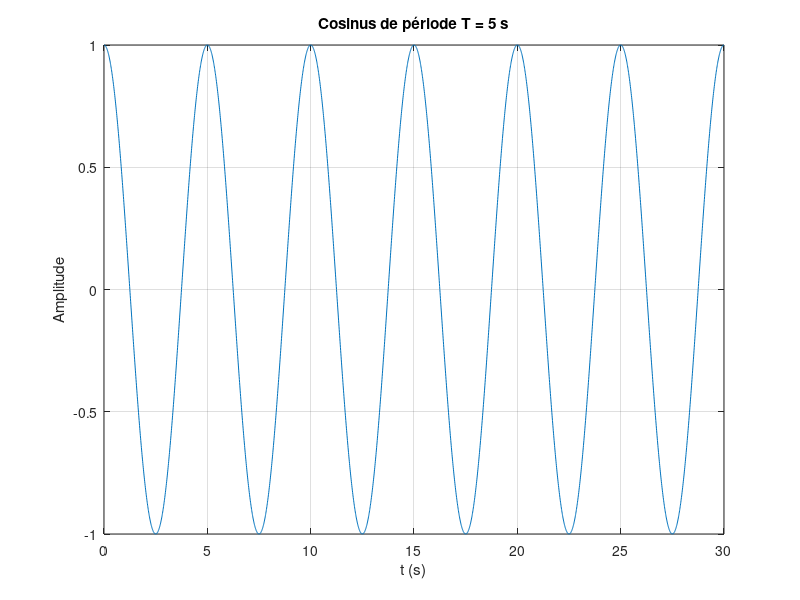
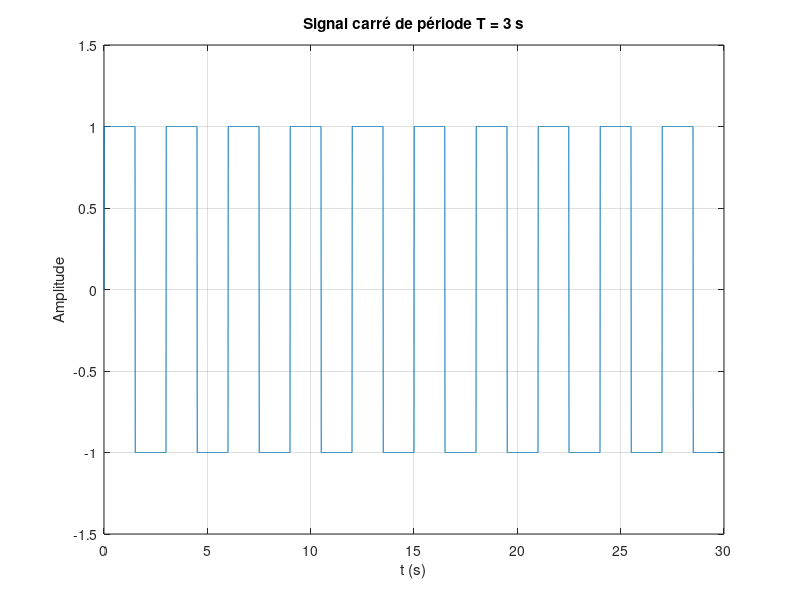
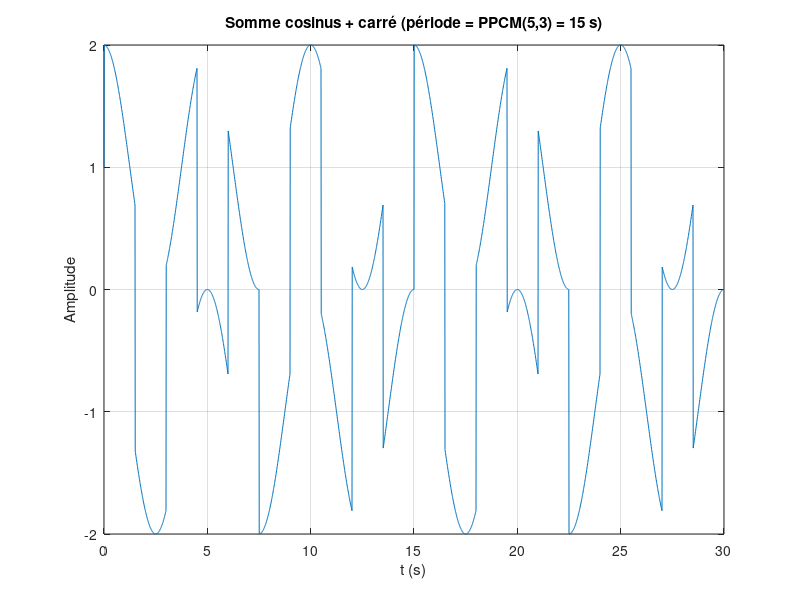

Write the MATLAB code that produced these figures, in order. (Note: this script raises an error after producing the figures.)
%% TP1 : Signaux discrets
% Chaque section (%%) peut être exécutée seule avec Ctrl+Entrée dans MATLAB.
clear; close all; clc;

%% 1.1 Opérations sur les signaux discrets
t  = 0:0.01:30;                 % axe des temps : de 0 à 30 s, pas de 0.01 s (3001 points)

% Q1 - cosinus de période 5  ->  f = 1/5 Hz
x_cos = cos(2*pi*t/5);
figure('Name','1.1 - Q1');
plot(t, x_cos); xlabel('t (s)'); ylabel('Amplitude');
title('Cosinus de période T = 5 s'); grid on;

% Q2 - signal carré de période 3 : le signe d'un sinus de période 3
x_car = sign(sin(2*pi*t/3));    % sign() renvoie +1, -1 (ou 0 quand sin = 0)
figure('Name','1.1 - Q2');
plot(t, x_car); xlabel('t (s)'); ylabel('Amplitude');
title('Signal carré de période T = 3 s'); grid on;
axis([0 30 -1.5 1.5]);          % [xmin xmax ymin ymax]

% Q3 - somme : période = PPCM(5,3) = 15 s
x_som = x_cos + x_car;
T_som = lcm(5,3)                % pas de ';' -> MATLAB affiche 15
figure('Name','1.1 - Q3');
plot(t, x_som); xlabel('t (s)'); ylabel('Amplitude');
title(sprintf('Somme cosinus + carré (période = PPCM(5,3) = %d s)', T_som)); grid on;
xline(0:T_som:30, 'r--');       % repères verticaux toutes les 15 s pour vérifier la période

% Q4 - les trois courbes dans la même fenêtre
figure('Name','1.1 - Q4');
subplot(3,1,1); plot(t, x_cos); title('Cosinus, T = 5 s');  xlabel('t (s)'); grid on;
subplot(3,1,2); plot(t, x_car); title('Carré, T = 3 s');    xlabel('t (s)'); grid on;
axis([0 30 -1.5 1.5]);
subplot(3,1,3); plot(t, x_som); title('Somme, T = 15 s');   xlabel('t (s)'); grid on;

%% 1.2 Échantillonnage
f0   = 1e3;                     % T0 = 1 ms  ->  f0 = 1 kHz
tmax = 20e-3;                   % durée 20 ms
dt   = 20e-6;                   % pas de 20 µs : assez fin pour simuler le signal "continu"
tc   = 0:dt:tmax;
xc   = sin(2*pi*f0*tc);

fe_list = [4e3 2e3 1.1e3 0.9e3];

% Q1 + Q2 : signal "continu" puis signaux échantillonnés
figure('Name','1.2 - Signaux');
subplot(5,1,1); plot(tc*1e3, xc);
title('x(t) : sinus 1 kHz ("continu", pas 20 µs)'); xlabel('t (ms)'); grid on;
for k = 1:4
    fe = fe_list(k);
    n  = 0:1/fe:tmax;           % instants d'échantillonnage nTe
    xn = sin(2*pi*f0*n);        % x[n] = x(nTe)
    subplot(5,1,k+1);
    plot(tc*1e3, xc, 'Color', [0.8 0.8 0.8]); hold on;   % signal original en gris
    stem(n*1e3, xn, 'filled'); hold off;                  % échantillons
    title(sprintf('x[n], fe = %.1f kHz', fe/1e3)); xlabel('t (ms)'); grid on;
end

% Q3 : spectres avec freqz
% freqz(x, 1, Nfft, fe) traite x comme les coefficients d'un filtre RIF :
% |H(f)| est donc la transformée de Fourier de la séquence x[n].
figure('Name','1.2 - Spectres');
[H, f] = freqz(xc, 1, 4096, 1/dt);
subplot(5,1,1); plot(f, abs(H)); xlim([0 5e3]);
title('Spectre de x(t)'); xlabel('f (Hz)'); grid on;
for k = 1:4
    fe = fe_list(k);
    n  = 0:1/fe:tmax;
    xn = sin(2*pi*f0*n);
    [H, f] = freqz(xn, 1, 4096, fe);              % axe de 0 à fe/2
    subplot(5,1,k+1); plot(f, abs(H));
    title(sprintf('Spectre de x[n], fe = %.1f kHz', fe/1e3)); xlabel('f (Hz)'); grid on;
end
% Q4 (conclusion) :
%  - 4 kHz   : fe > 2 f0 -> pic à 1 kHz, signal correctement représenté.
%  - 2 kHz   : fe = 2 f0 exactement -> les échantillons tombent sur les zéros du sinus :
%              x[n] = sin(pi n) = 0. Le signal disparaît (cas limite de Shannon).
%  - 1.1 kHz : fe < 2 f0 -> repliement spectral : pic à |f0 - fe| = 100 Hz.
%  - 0.9 kHz : fe < 2 f0 -> repliement : pic à |f0 - fe| = 100 Hz aussi (sinus inversé).

%% 1.3 Quantification
f0 = 1e3; tmax = 20e-3; dt = 20e-6;
tc = 0:dt:tmax;
xc = sin(2*pi*f0*tc);           % Q1

fc = 2*f0                       % Q2 : fréquence de Nyquist = 2 fmax = 2 kHz
fe = 2*fc;                      % Q3 : fe = 2 fc = 4 kHz
n  = 0:1/fe:tmax;
xn = sin(2*pi*f0*n);

% Q4 : quantificateur linéaire sur [-A, A], N niveaux, pas q = 2A/N
A = 1;
figure('Name','1.3 - Quantification');
N_list = [64 256];
for k = 1:2
    N  = N_list(k);
    q  = 2*A/N;
    idx = floor((xn + A)/q);            % numéro de l'intervalle (0 ... N)
    idx = min(max(idx, 0), N-1);        % x = A exactement tombe dans le dernier niveau
    xq  = -A + (idx + 0.5)*q;           % valeur au milieu de l'intervalle
    e   = xn - xq;                      % erreur (bruit) de quantification

    % Q5 : RSB pratique vs théorique
    RSB_pratique  = 10*log10( mean(xn.^2) / mean(e.^2) );
    b             = log2(N);            % nombre de bits
    RSB_theorique = 6.02*b + 1.76;
    fprintf('N = %3d (%d bits) : RSB pratique = %.2f dB | théorique = %.2f dB\n', ...
            N, b, RSB_pratique, RSB_theorique);

    subplot(2,2,k);
    stem(n*1e3, xn); hold on; stairs(n*1e3, xq, 'r'); hold off;
    title(sprintf('Échantillons et signal quantifié, N = %d', N)); xlabel('t (ms)'); grid on;
    subplot(2,2,k+2);
    stem(n*1e3, e);
    title(sprintf('Erreur de quantification, N = %d', N)); xlabel('t (ms)'); grid on;
end
% Résultats attendus : 33.06 dB (vs 37.88) et 45.10 dB (vs 49.92).
% Écart de 4.77 dB = 10*log10(3) : avec fe = 4 f0, les échantillons valent
% seulement 0, 1, 0, -1. L'erreur vaut toujours ±q/2, donc sa puissance est q²/4
% au lieu de q²/12 (bruit uniforme supposé par la formule théorique).
